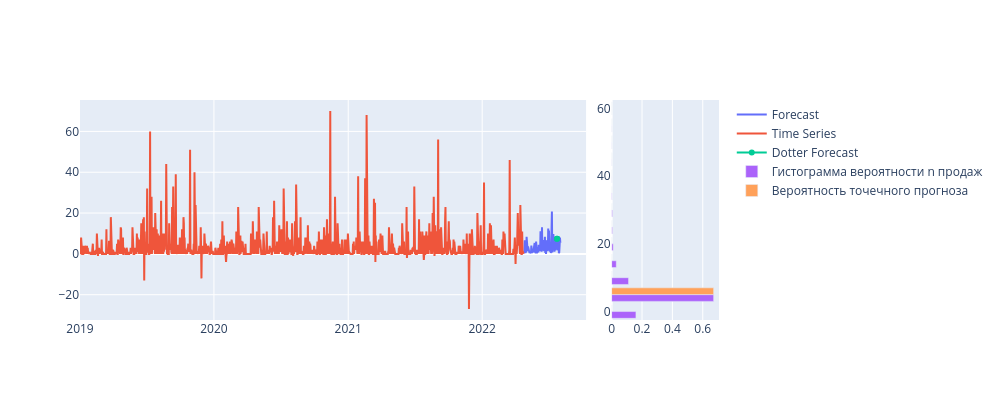
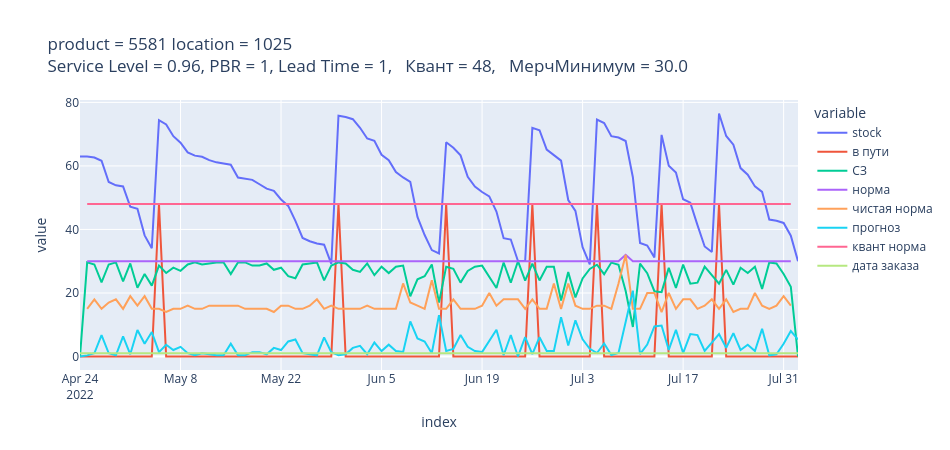

Notebook code cell kept with these figures, in order:
### Code cell
# horizon = 100
# num = 1
# fcst_density = build_density_forecast(abt, pair=_id[num], horizon = horizon, fcst_id = 90, omega_step = 5)
# norms = calculate_norms(_id[num], abt, fcst_density, lt, sl)
# norms[['stock', 'в пути', 'СЗ', 'норма', 'чистая норма','прогноз', 'квант норма', 'дата заказа']]\
#     .plot(title = 'product = {0} location = {1}<br>Service Level = {2}, PBR = {6}, Lead Time = {3}, \n Квант = {4}, \n МерчМинимум = {5}'\
#           .format(_id[num][0], _id[num][1],
#                   sl[(sl['product_id'] == _id[num][0])&(sl['location_id'] == _id[num][1])].SL.values[0],
#                   lt[(lt['product_id'] == _id[num][0])&(lt['location_id'] == _id[num][1])].LT.values[0],
#                   lt[(lt['product_id'] == _id[num][0])&(lt['location_id'] == _id[num][1])]['Квант'].values[0],
#                   lt[(lt['product_id'] == _id[num][0])&(lt['location_id'] == _id[num][1])].MerchMinimum.values[0],
#                   lt[(lt['product_id'] == _id[num][0])&(lt['location_id'] == _id[num][1])].PBR.values[0]))\
#     .update_layout(height=450, width=950)
